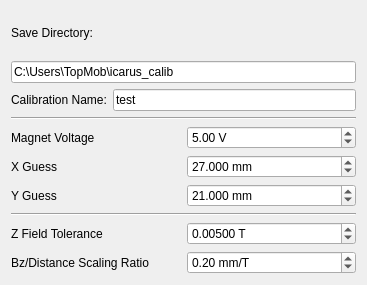
<?xml version="1.0" encoding="UTF-8"?>
<ui version="4.0">
 <class>Form</class>
 <widget class="QWidget" name="Form">
  <property name="geometry">
   <rect>
    <x>0</x>
    <y>0</y>
    <width>367</width>
    <height>285</height>
   </rect>
  </property>
  <property name="windowTitle">
   <string>Form</string>
  </property>
  <layout class="QVBoxLayout" name="verticalLayout">
   <item>
    <layout class="QGridLayout" name="save_params">
     <item row="2" column="1">
      <widget class="QLineEdit" name="calib_name">
       <property name="text">
        <string>test</string>
       </property>
       <property name="placeholderText">
        <string>test</string>
       </property>
      </widget>
     </item>
     <item row="2" column="0">
      <widget class="QLabel" name="label_12">
       <property name="enabled">
        <bool>true</bool>
       </property>
       <property name="text">
        <string>Calibration Name:</string>
       </property>
      </widget>
     </item>
     <item row="1" column="0" colspan="2">
      <widget class="QLineEdit" name="save_dir">
       <property name="text">
        <string>C:\Users\TopMob\icarus_calib</string>
       </property>
       <property name="placeholderText">
        <string>C:\Users\</string>
       </property>
      </widget>
     </item>
     <item row="0" column="0" colspan="2">
      <widget class="QLabel" name="label_8">
       <property name="text">
        <string>Save Directory:</string>
       </property>
      </widget>
     </item>
    </layout>
   </item>
   <item>
    <widget class="Line" name="line_3">
     <property name="orientation">
      <enum>Qt::Horizontal</enum>
     </property>
    </widget>
   </item>
   <item>
    <layout class="QGridLayout" name="gridLayout">
     <item row="1" column="1">
      <widget class="QDoubleSpinBox" name="X_guess">
       <property name="suffix">
        <string> mm</string>
       </property>
       <property name="decimals">
        <number>3</number>
       </property>
       <property name="maximum">
        <double>40.000000000000000</double>
       </property>
       <property name="singleStep">
        <double>0.001000000000000</double>
       </property>
       <property name="value">
        <double>27.0000000000000</double>
       </property>
      </widget>
     </item>
     <item row="0" column="1">
      <widget class="QDoubleSpinBox" name="mag_voltage">
       <property name="suffix">
        <string> V</string>
       </property>
       <property name="decimals">
        <number>2</number>
       </property>
       <property name="minimum">
        <double>-10.000000000000000</double>
       </property>
       <property name="maximum">
        <double>10.000000000000000</double>
       </property>
       <property name="singleStep">
        <double>0.010000000000000</double>
       </property>
       <property name="value">
        <double>5.000000000000000</double>
       </property>
      </widget>
     </item>
     <item row="0" column="0">
      <widget class="QLabel" name="label_6">
       <property name="text">
        <string>Magnet Voltage</string>
       </property>
      </widget>
     </item>
     <item row="1" column="0">
      <widget class="QLabel" name="label">
       <property name="text">
        <string>X Guess</string>
       </property>
      </widget>
     </item>
     <item row="2" column="0">
      <widget class="QLabel" name="label_2">
       <property name="text">
        <string>Y Guess</string>
       </property>
      </widget>
     </item>
     <item row="2" column="1">
      <widget class="QDoubleSpinBox" name="Y_guess">
       <property name="suffix">
        <string> mm</string>
       </property>
       <property name="decimals">
        <number>3</number>
       </property>
       <property name="maximum">
        <double>40.000000000000000</double>
       </property>
       <property name="singleStep">
        <double>0.001000000000000</double>
       </property>
       <property name="value">
        <double>21.0</double>
       </property>
      </widget>
     </item>
    </layout>
   </item>
   <item>
    <widget class="Line" name="line_4">
     <property name="orientation">
      <enum>Qt::Horizontal</enum>
     </property>
    </widget>
   </item>
   <item>
    <layout class="QGridLayout" name="gridLayout_2">
     <item row="0" column="0">
      <widget class="QLabel" name="label_3">
       <property name="text">
        <string>Z Field Tolerance</string>
       </property>
      </widget>
     </item>
     <item row="0" column="1">
      <widget class="QDoubleSpinBox" name="tolerance">
       <property name="suffix">
        <string> T</string>
       </property>
       <property name="decimals">
        <number>5</number>
       </property>
       <property name="maximum">
        <double>0.100000000000000</double>
       </property>
       <property name="singleStep">
        <double>0.000010000000000</double>
       </property>
       <property name="value">
        <double>0.005000000000000</double>
       </property>
      </widget>
     </item>
     <item row="1" column="0">
      <widget class="QLabel" name="label_4">
       <property name="text">
        <string>Bz/Distance Scaling Ratio</string>
       </property>
      </widget>
     </item>
     <item row="1" column="1">
      <widget class="QDoubleSpinBox" name="scaling">
       <property name="suffix">
        <string> mm/T</string>
       </property>
       <property name="maximum">
        <double>10.000000000000000</double>
       </property>
       <property name="singleStep">
        <double>0.010000000000000</double>
       </property>
       <property name="value">
        <double>0.200000000000000</double>
       </property>
      </widget>
     </item>
    </layout>
   </item>
  </layout>
 </widget>
 <resources/>
 <connections/>
</ui>
